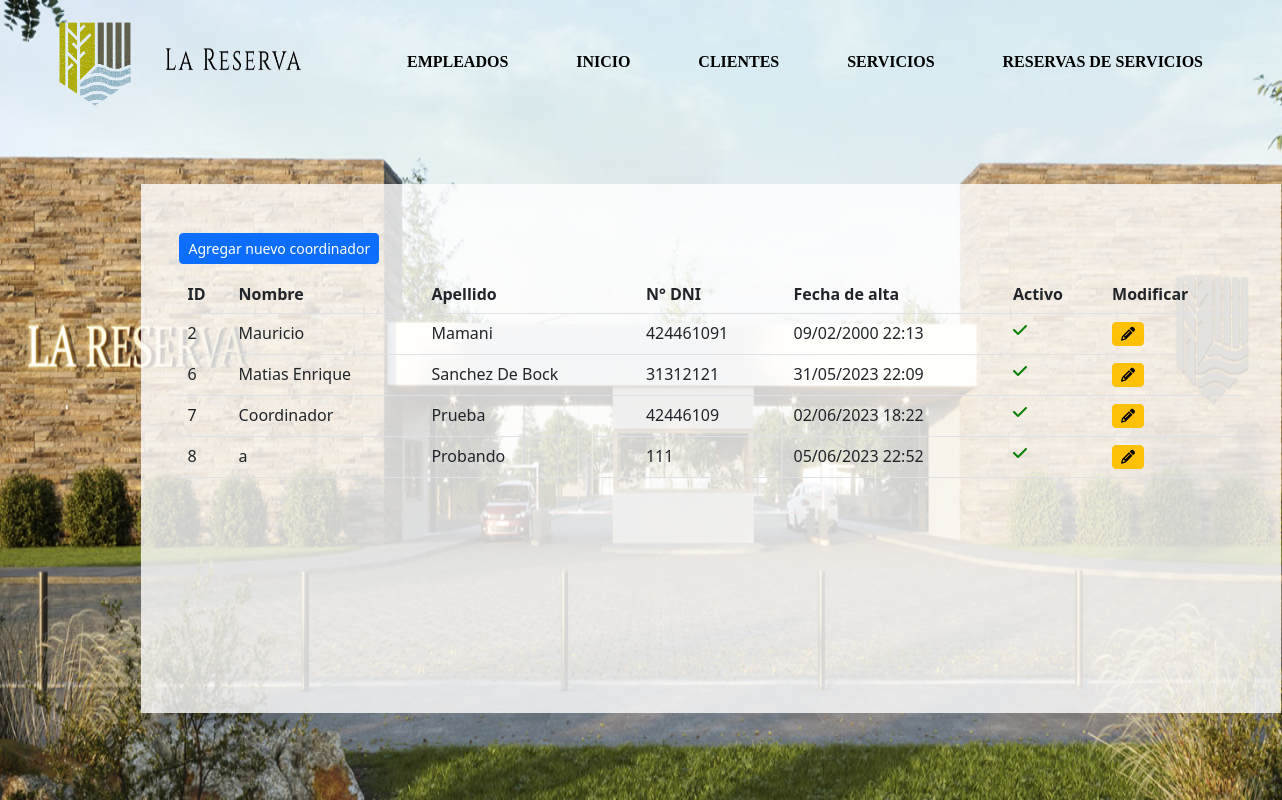
Page /reservas/coordinadores/listado/ on the earlier database version.
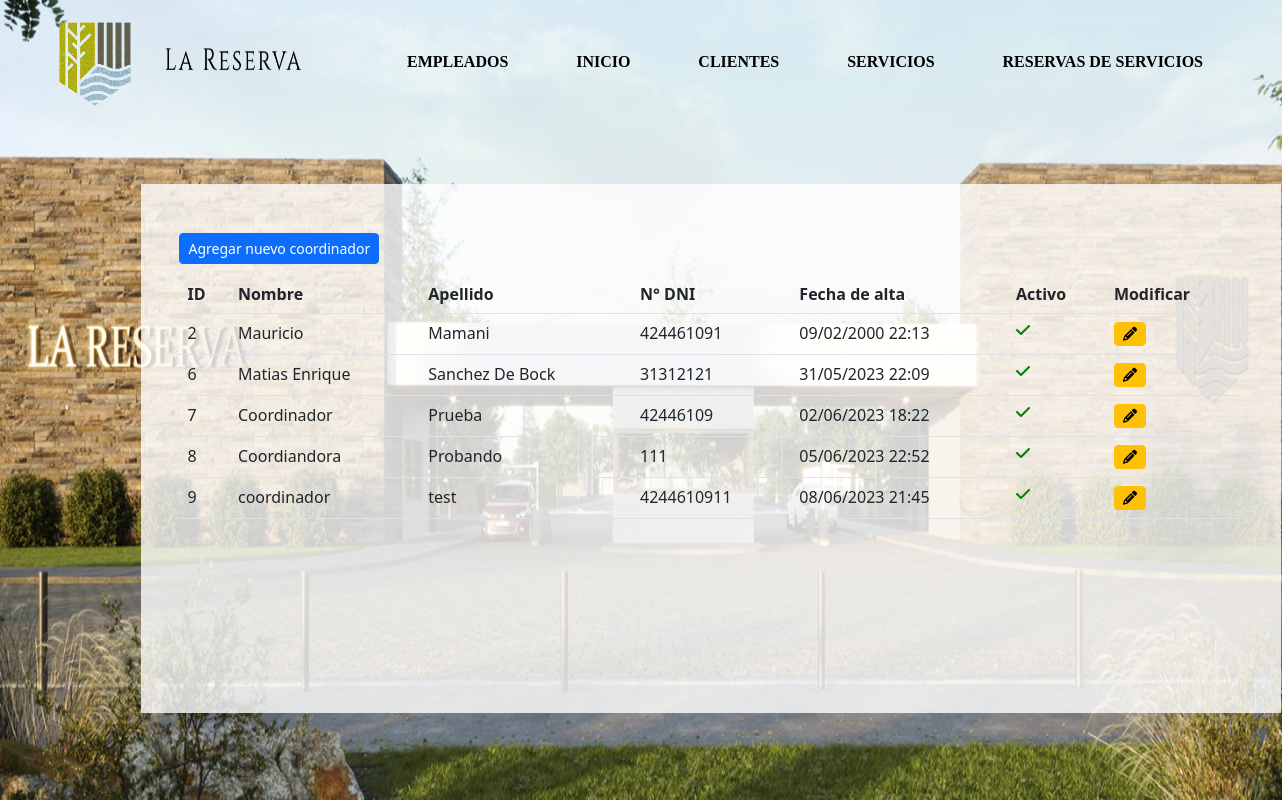
Same page on the later database version.
### reservas/models.py (models this page shows, shortened)
class Coordinador(models.Model):
    nombre = models.CharField(verbose_name="Nombre",max_length=50)
    apellido = models.CharField(verbose_name="Apellido",max_length=50)
    numero_documento = models.IntegerField(verbose_name="Numero de documento", unique=True)
    fecha_alta = models.DateTimeField(verbose_name="Fecha de alta",auto_now_add=True)
    activo = models.BooleanField(verbose_name="Activo",default=True)

### reservas/views.py (the view)
# urls.py: path('coordinadores/listado/', views.listado_coordinadores, name="listado_coordinadores"),
def listado_coordinadores(request):
    coordinadores = Coordinador.objects.all()
    context = {
        "coordinadores": coordinadores
    }
    return render(request, "reservas/listar_coordinador.html", context)

### reservas/templates/reservas/listar_coordinador.html (shortened to what this page needs)
{% load static %}
<link rel="stylesheet" href="{% static 'css/home.css' %}">
<link rel="stylesheet" href="{% static 'css/listados.css' %}" />
<link rel="stylesheet" href="https://cdnjs.cloudflare.com/ajax/libs/font-awesome/6.2.1/css/all.min.css" />
<link rel="stylesheet" href="https://cdn.jsdelivr.net/npm/bootstrap@5.2.3/dist/css/bootstrap.min.css" />
<link href="https://cdn.datatables.net/1.13.4/css/dataTables.bootstrap5.min.css" rel="stylesheet"/>
<link href="https://cdn.datatables.net/buttons/2.3.6/css/buttons.bootstrap5.min.css" rel="stylesheet"/>
<div class="cabecera">
    <div>
        <img src="{% static 'img/BANNER-01.png' %}" alt="" width="100%" id="fondo">
    </div>
    <div class="navegar">
        <div id="div_logo">
            <img src="{% static 'img/resetImage.png' %}" alt="" id="logo">
            <img src="{% static 'img/resetImage (1).png' %}" alt="" id="logo_letra">
        </div>
        <div id="nav">
            <a href="{% url 'listado_empleados' %}" class="a">EMPLEADOS</a>
            <a href="{% url 'home' %}" class="a">INICIO</a>
            <a href="{% url 'listado_clientes' %}" class="a">CLIENTES</a>
            <a href="{% url 'listado_servicios' %}" class="a">SERVICIOS</a>
            <a href="{% url 'listado_reservas_de_servicios' %}" class="a">RESERVAS DE SERVICIOS</a>
        </div>
    </div>
    {% load tz %}
    <div class="container mt-4" id="tabla">
        <div class="row">
            <div class="col-sm-12 col-md-12 col-lg-12 col-xl-12">
                <a href="{% url 'registrar_coordinador' %}" id="nuevo"><button class='btn btn-sm btn-primary'>Agregar nuevo coordinador</button></a>
                <div class="table-responsive" id="div1">
                    <table id="listado" class="table">
                        <thead>
                            <tr>
                                <th>ID</th>
                                <th>Nombre</th>
                                <th>Apellido</th>
                                <th>N° DNI</th>
                                <th>Fecha de alta</th>
                                <th>Activo</th>
                                <th>Modificar</th>
                            </tr>
                        </thead>
                        <tbody>
                            {% for coordinador in coordinadores %}
                            <tr>
                                <td>{{coordinador.id}}</td>
                                <td>{{coordinador.nombre}}</td>
                                <td>{{coordinador.apellido}}</td>
                                <td>{{coordinador.numero_documento}}</td>
                                <td>{{coordinador.fecha_alta|localtime|date:"d/m/Y H:i"}}</td>
                                {% if coordinador.activo %}
                                    <td><a href="{% url 'desactivar_coordinador' coordinador.id %}"><i class='fa-solid fa-check' style='color: green;'></a></td>
                                {% else %}
                                    <td><a href="{% url 'activar_coordinador' coordinador.id %}"><i class='fa-solid fa-xmark' style='color: red;'></a></td>
                                {% endif %}
                                <td><a href="{% url 'modificar_coordinador' coordinador.id %}"><button class='btn btn-sm btn-warning'><i class='fa-solid fa-pencil'></i></button></a></td>
                            </tr>
                            {% endfor %}
                        </tbody>
                    </table>
                </div>
            </div>
        </div>
    </div>
</div>

Differences in the rows shown:
changed Coordinador "Probando": nombre "a" → "Coordiandora"
added Coordinador: id "9", nombre "coordinador", apellido "test", numero_documento "4244610911", fecha_alta "08/06/2023 21:45", activo True (drawn)
